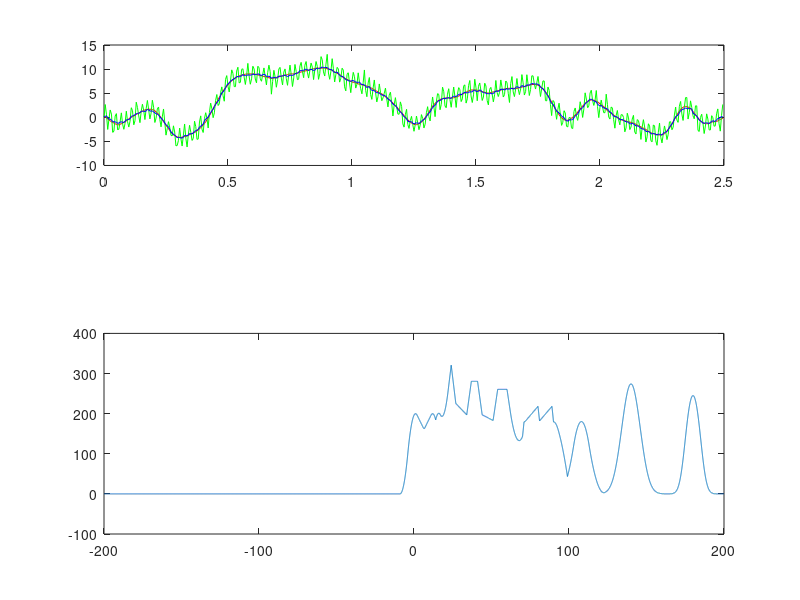

MATLAB code to generate this figure:
% ZAD1
% szukamy troj szer=10, amp = 1
close all;clear;clc;

dane = load("corr_02.txt");
x = dane(:,2);
t = dane(:,1);

%sygnatura
dt= t(2) - t(1);
tp=0 : dt : 10;
xt=1-(abs(tp-5)/5);


subplot(411)
plot(tp,xt);

xc=xcorr(1-x,1-xt) + xcorr(x,xt);
tc=-200:dt:200;
subplot(412)
plot(tc,xc)

nr = find(xc > 0.99999* max(xc(:)),3,'first');
tc(nr)
subplot(413)
plot(t,x,'r',tp+1,xt,'g')
%%
close all;clear;clc;
% t=<0,30>s;
% Fs=100;
% x:suma skaldowych
% -prostokatny, sr=3,szer=4,amp=1;
% -trojkatny, wierzch=9s, szer = 6s, amp=1
% -delta diraca: t=13
% -syganl gaussa, sr=20, odch=2,amp=1
Fs=100;
t = 0: 1/Fs :30;
x = 1*(abs(t-3)<=2) + ...
1*(1-abs(t-9)/3) .* (abs(t-9)<=3) + ...
(t==13) + ...
1*exp(-(t-20).^2/8);
plot(t,x)

N=30;
%LP = ones(1,N)/N;

%filtr liniowy, uśrdniający,gaussowski
N2=floor(N/2);
odch = N2/2;
LP=exp((-N2:N2).^2 / (2* odch.^2));
LP=LP/sum(LP(:));


xs=x+0.05*randn(size(x));
y = conv(xs, LP, 'same');
plot(t,x,'r',t,y,'g');



%%
%znajdz sygn prost o szerokosci 10 s i amp 0.8

data = load("corr_02.txt");
x = data(:,2);
t= data(:,1);
dt = t(2) - t(1);
tp = 0:dt:10;
syg = 0.8 * ones(size(tp));
%plot(tp,syg)

tc = -200 : dt : 200;
xc = xcorr(x,syg);
maxXC = find(xc == max(xc(:)),3,"first");
tc(maxXC)

subplot(211)
plot(t,x,'r',tp +24,syg,'g')
subplot(212)
plot(tc,xc)
%%
close all; clear; clc;
data = load ("2022_szum_2.txt");
t = data(:,1)';
x = data(:,2)'-70;
xs = data(:,3)-70;
subplot(311)
plot(t,x,'r',t,xs,'g')
ocena = @(x,xod)sqrt(sum((x(:) - xod(:)).^2));

N=41;
tab=zeros(N,4);

for k=1:N

    n = 2*k+1;
    LP = ones(1,n)/n;
    xd = conv(xs,LP,'same');
    tab(k,1)=ocena(x,xd);
    
    LP = exp(-(-k:k).^2/(k/8));
    LP= LP/sum(LP(:));
    xg = conv(xs,LP,'same');
    tab(k,2) = ocena(x,xg);

    xm =medfilt1(xs,n);
    tab(k,3)=ocena(x,xm);

    xw=wiener2(xs,[1 n]);
    tab(k,4) = ocena(x,xw);
end   

min(tab(:, 1))
min(tab(:, 2))
min(tab(:, 3))
min(tab(:, 4))

probka = find(tab == min(tab(:, 1)), 1, 'first')

n = 2*4+1;
LP = ones(1,n)/n;
xd = conv(xs,LP,'same');

plot(t,x,'r',t,xs,'g', t, xd, 'b');
